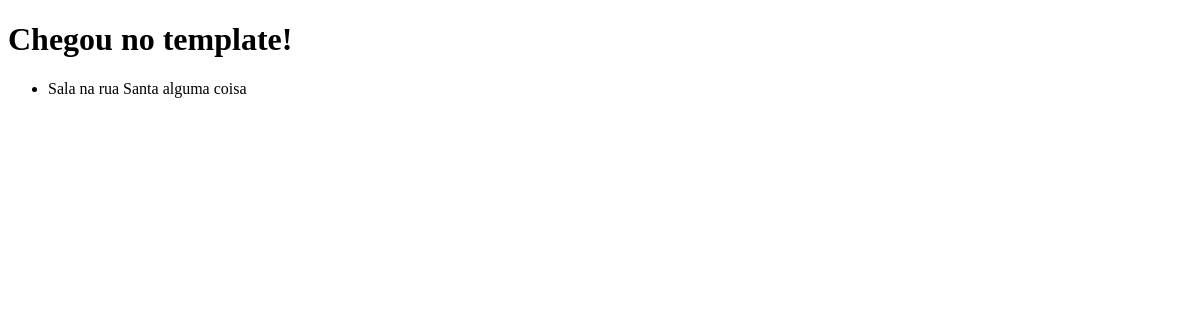
Before: /lista_locais with the older database file.
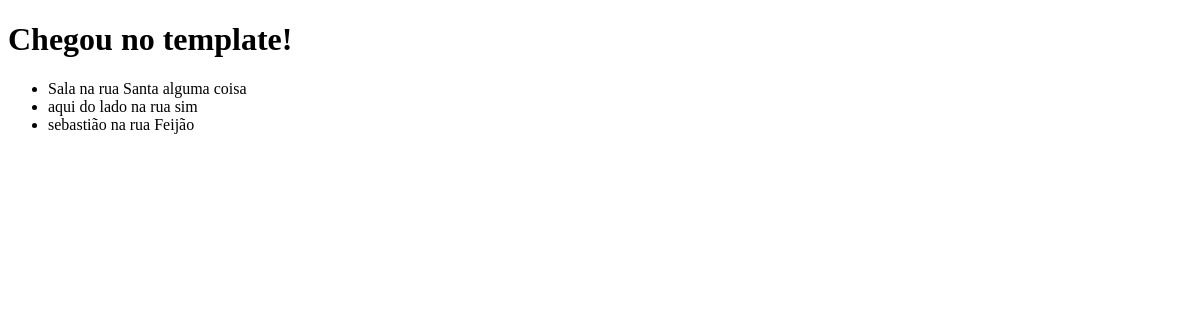
After: the same page with the newer database file.
### agenda/models.py (models this page shows)
class Local(models.Model):
    foto = models.ImageField(upload_to='fr_locais', null=True, blank=True)
    nome = models.CharField(max_length=80)
    rua = models.CharField(max_length=120)
    numero = models.IntegerField()
    def __str__(self):
        return f'{self.nome} na rua {self.rua}'
    class Meta:
        verbose_name_plural = "Locais"

### agenda/views.py (the view)
# urls.py: path('lista_locais', lista_locais, name='lista_locais')
def lista_locais(request):
    locais = Local.objects.all()
    template = loader.get_template('locais.html')
    context = {
        'locais': locais,
    }
    return HttpResponse(template.render(context, request))

### agenda/templates/locais.html (shortened to what this page needs)
<!DOCTYPE html>
<html>
<head>
</head>
<body>
  <h1>Chegou no template! </h1>
<ul>
  {% for local in locais %}
    <li>{{local}}</li>
  {% endfor %}
</ul>
</body>
</html>

Changed rows visible on the page:
added Local: nome+rua "aqui do lado na rua sim"
added Local: nome+rua "sebastião na rua Feijão"
